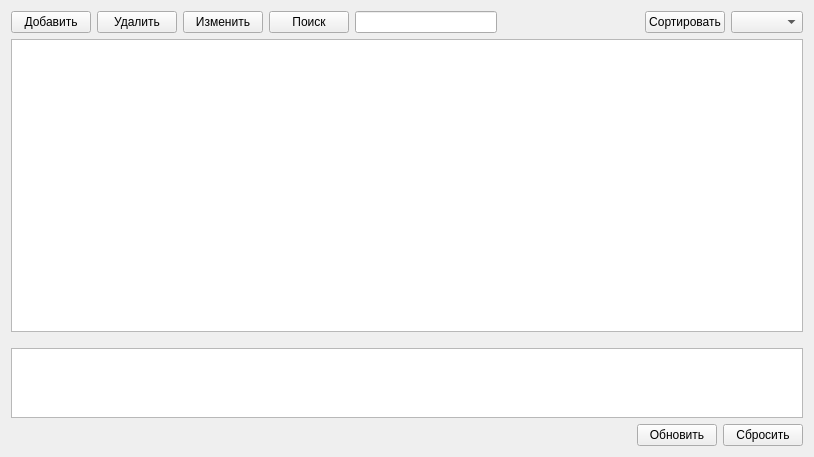
<?xml version="1.0" encoding="UTF-8"?>
<ui version="4.0">
 <class>ProducersWidget</class>
 <widget class="QWidget" name="ProducersWidget">
  <property name="geometry">
   <rect>
    <x>0</x>
    <y>0</y>
    <width>814</width>
    <height>457</height>
   </rect>
  </property>
  <property name="windowTitle">
   <string>Form</string>
  </property>
  <layout class="QVBoxLayout" name="verticalLayout">
   <item>
    <layout class="QVBoxLayout" name="mainLayout" stretch="0,10,1,2">
     <property name="sizeConstraint">
      <enum>QLayout::SetFixedSize</enum>
     </property>
     <item>
      <layout class="QGridLayout" name="buttonsLayout">
       <item row="0" column="4">
        <widget class="QLineEdit" name="findEdit"/>
       </item>
       <item row="0" column="1">
        <widget class="QPushButton" name="deleteProducerButton">
         <property name="text">
          <string>Удалить</string>
         </property>
        </widget>
       </item>
       <item row="0" column="0">
        <widget class="QPushButton" name="addProducerButton">
         <property name="text">
          <string>Добавить</string>
         </property>
        </widget>
       </item>
       <item row="0" column="6">
        <widget class="QPushButton" name="sortButton">
         <property name="text">
          <string>Сортировать</string>
         </property>
        </widget>
       </item>
       <item row="0" column="2">
        <widget class="QPushButton" name="editProducerButton">
         <property name="text">
          <string>Изменить</string>
         </property>
        </widget>
       </item>
       <item row="0" column="7">
        <widget class="QComboBox" name="columnsBox"/>
       </item>
       <item row="0" column="3">
        <widget class="QPushButton" name="filterButton">
         <property name="text">
          <string>Поиск</string>
         </property>
        </widget>
       </item>
       <item row="0" column="5">
        <spacer name="horizontalSpacer">
         <property name="orientation">
          <enum>Qt::Horizontal</enum>
         </property>
         <property name="sizeHint" stdset="0">
          <size>
           <width>40</width>
           <height>20</height>
          </size>
         </property>
        </spacer>
       </item>
      </layout>
     </item>
     <item>
      <layout class="QGridLayout" name="tableLayout" columnstretch="0">
       <item row="0" column="0">
        <widget class="QTableWidget" name="tableView"/>
       </item>
      </layout>
     </item>
     <item>
      <spacer name="verticalSpacer_6">
       <property name="orientation">
        <enum>Qt::Vertical</enum>
       </property>
       <property name="sizeType">
        <enum>QSizePolicy::Maximum</enum>
       </property>
       <property name="sizeHint" stdset="0">
        <size>
         <width>10</width>
         <height>10</height>
        </size>
       </property>
      </spacer>
     </item>
     <item>
      <layout class="QVBoxLayout" name="browserLayout">
       <item>
        <widget class="QTextBrowser" name="producersBrowser"/>
       </item>
       <item>
        <layout class="QHBoxLayout" name="horizontalLayout_4">
         <item>
          <spacer name="horizontalSpacer_4">
           <property name="orientation">
            <enum>Qt::Horizontal</enum>
           </property>
           <property name="sizeHint" stdset="0">
            <size>
             <width>40</width>
             <height>20</height>
            </size>
           </property>
          </spacer>
         </item>
         <item>
          <widget class="QPushButton" name="updateButton">
           <property name="text">
            <string>Обновить</string>
           </property>
          </widget>
         </item>
         <item>
          <widget class="QPushButton" name="resetButton">
           <property name="text">
            <string>Сбросить</string>
           </property>
          </widget>
         </item>
        </layout>
       </item>
      </layout>
     </item>
    </layout>
   </item>
  </layout>
 </widget>
 <resources/>
 <connections/>
</ui>
